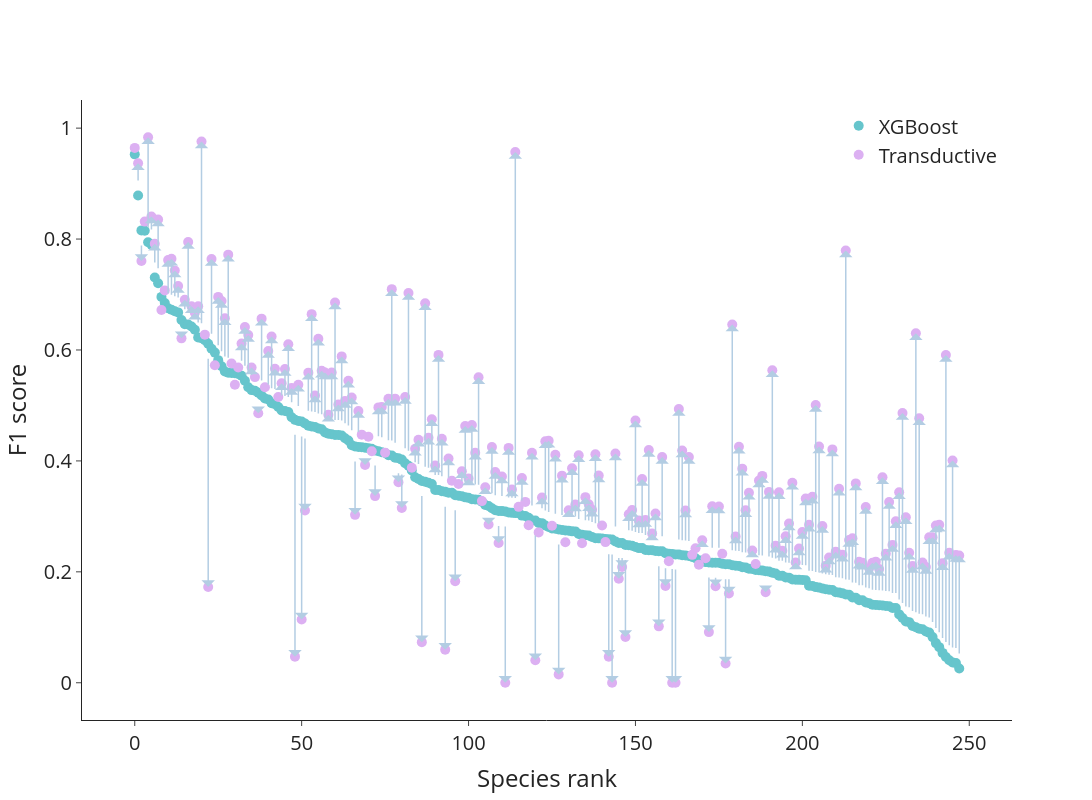

Source (notebook cell):
### Code cell
# Example data
x = relevant_scores['x']
y1 = relevant_scores['XGB']
y2 = relevant_scores['Transductive']
hover_text = relevant_scores.index.to_list()

# Create the figure
fig = go.Figure()

# Add the two series as scatter plots
fig.add_trace(go.Scatter(
    x=x, y=y1,
    mode='markers',
    marker=dict(color=px.colors.qualitative.Pastel[0], size=10),
    name='XGBoost',
    hovertext=hover_text,
    hoverinfo='text'
))

fig.add_trace(go.Scatter(
    x=x, y=y2,
    mode='markers',
    marker=dict(color=px.colors.qualitative.Pastel[3], size=10),
    name='Transductive',
    hovertext=hover_text,
    hoverinfo='text'
))

# Add arrows for the differences
for i in range(len(x)):
    fig.add_annotation(
        ax=x[i], ay=y1[i],
        axref='x', ayref='y',
        x=x[i], y=y2[i],
        xref='x', yref='y',
        showarrow=True,
        arrowhead=1,
        arrowsize=1.5,
        arrowcolor=px.colors.qualitative.Pastel1[1],
        arrowwidth=1.5,
    )


fig.update_layout(
    template='simple_white',
    width = 1200, height=800,
    xaxis_title='Species rank',
    yaxis_title='F1 score',
    font=dict(size=20),
    legend=dict(yanchor="top",
                y=0.99,
                xanchor="right",
                x=0.99)
)
